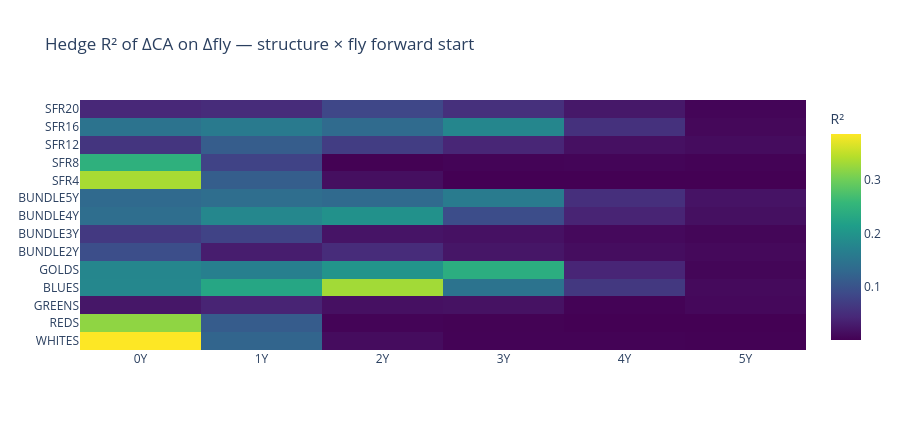

Notebook code cell kept with this figure:
### Markdown cell above
## 8. The headline measurement: does the matched-start fly hedge better?

The forward-start hypothesis — a fly starting at the structure's expiry
should co-move with its CA more than the spot fly — was previously REJECTED,
but only on ranks ≤10 (T1 ≤ 2.5y); Blues and Golds were out of reach. This
is the first measurement at full depth, **and it changes the reading**: the
front structures peak at SPOT and die by a 2Y start, but the deep books'
peak-R² start now RISES with depth (Blues peaks at 2Y, Golds at 3Y — the
slope below is +0.69 against the shallow-era −0.018). The mechanism became
visible once the deep data existed. What did NOT appear is strength: no cell
of the matrix reaches an R² that would size a hedge, and the grid cells
built on matched-start flies still lose (§5). A mechanism without a trade.

### Code cell
fsm = pd.read_parquet(DATA / "cavf_fs_matrix.parquet")
best_per = (fsm.loc[fsm.groupby(["structure", "start_y"])["r2"].idxmax()]
            .pivot(index="structure", columns="start_y", values="r2"))
order = [s.label for s in U.STRUCTURES if s.label in best_per.index]
best_per = best_per.loc[order]
print("hedge R² of ΔCA on Δfly (best of 3 shapes), structure × forward start:")
print(best_per.round(3).to_string())

peaks = []
for s in U.STRUCTURES:
    sub = fsm[fsm["structure"] == s.label]
    if sub.empty:
        continue
    by_start = sub.groupby("start_y")["r2"].max()
    peaks.append({"structure": s.label, "t1": s.t1_mean_y,
                  "peak_start": float(by_start.idxmax()),
                  "peak_r2": float(by_start.max())})
PK = pd.DataFrame(peaks)
slope = np.polyfit(PK["t1"], PK["peak_start"], 1)[0]
print(f"\npeak-R² forward start regressed on structure T1: slope {slope:+.3f} "
      f"(the hypothesis predicts +1.0; the shallow-only rejection measured "
      f"−0.018)")
print(f"max R² anywhere in the matrix: {fsm['r2'].max():.3f}")

fig = go.Figure(go.Heatmap(
    z=best_per.to_numpy(), x=[f"{c:.0f}Y" for c in best_per.columns],
    y=best_per.index, colorscale="Viridis", zmin=0,
    colorbar={"title": "R²"}))
fig.update_layout(title="Hedge R² of ΔCA on Δfly — structure × fly forward start",
                  height=430)
fig.show()

### Figure 1 — Plotly figure (JSON) as saved in the notebook; plotly's stock layout.template omitted (floating-point values rounded to 4 significant figures)
{"data": [{"colorbar": {"title": {"text": "R²"}}, "colorscale": [[0.0, "#440154"], [0.1111, "#482878"], [0.2222, "#3e4989"], [0.3333, "#31688e"], [0.4444, "#26828e"], [0.5556, "#1f9e89"], [0.6667, "#35b779"], [0.7778, "#6ece58"], [0.8889, "#b5de2b"], [1.0, "#fde725"]], "type": "heatmap", "x": ["0Y", "1Y", "2Y", "3Y", "4Y", "5Y"], "y": ["WHITES", "REDS", "GREENS", "BLUES", "GOLDS", "BUNDLE2Y", "BUNDLE3Y", "BUNDLE4Y", "BUNDLE5Y", "SFR4", "SFR8", "SFR12", "SFR16", "SFR20"], "z": [[0.3864, 0.1254, 0.0135, 0.003786, 0.003297, 0.00255], [0.3206, 0.1137, 0.004992, 0.003153, 0.001534, 0.001465], [0.02548, 0.03976, 0.018, 0.01975, 0.003768, 0.009589], [0.1808, 0.2288, 0.3322, 0.148, 0.06517, 0.01102], [0.1792, 0.1675, 0.1997, 0.2402, 0.04133, 0.006732], [0.09398, 0.03207, 0.04894, 0.02462, 0.01443, 0.01019], [0.06654, 0.07905, 0.02255, 0.01913, 0.01058, 0.006567], [0.1393, 0.1806, 0.1949, 0.09275, 0.03977, 0.01746], [0.1328, 0.1389, 0.1325, 0.1606, 0.05313, 0.0214], [0.3356, 0.1166, 0.0163, 0.001958, 0.002003, 0.001505], [0.2468, 0.07884, 0.002045, 0.00509, 0.005753, 0.00376], [0.06128, 0.1143, 0.07194, 0.04172, 0.01765, 0.01386], [0.1478, 0.1597, 0.1343, 0.1791, 0.05604, 0.008922], [0.04463, 0.04914, 0.08416, 0.05399, 0.02664, 0.006342]], "zmin": 0}], "layout": {"height": 430, "title": {"text": "Hedge R² of ΔCA on Δfly — structure × fly forward start"}}}
